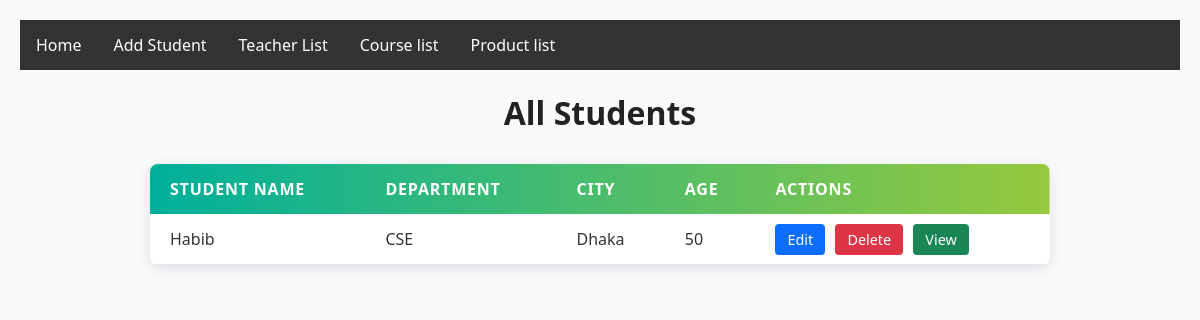
Before: /student/student_list/ with the older database file.
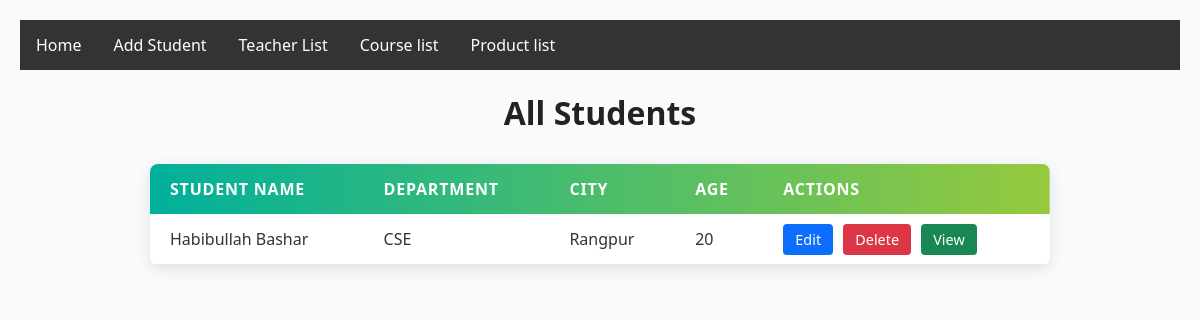
After: the same page with the newer database file.
### myApp/models.py (models this page shows)
class StudentModel(models.Model):
    Student_Name=models.CharField(max_length=100)
    Department_Name=models.CharField(max_length=100)
    City_Name=models.CharField(max_length=100)
    Student_Age=models.IntegerField()

### myProject/views.py (the view)
# urls.py: path('student/student_list/', studentList,name="studentList"),
def studentList(req):
    context={
        'data':StudentModel.objects.all()
    }
    return render(req,"studentList.html",context)

### Template/studentList.html (shortened to what this page needs)
{% extends "master.html" %}
{% block body %}
<!DOCTYPE html>
<html>
<head>
</head>
<body>
<h1>All Students</h1>
<table id="customers">
  <thead>
    <tr>
      <th>Student Name</th>
      <th>Department</th>
      <th>City</th>
      <th>Age</th>
      <th>Actions</th>
    </tr>
  </thead>
  <tbody>
  {% for i in data %}
    <tr>
      <td>{{i.Student_Name}}</td>
      <td>{{i.Department_Name}}</td>
      <td>{{i.City_Name}}</td>
      <td>{{i.Student_Age}}</td>
      <td>
        <a href=" {% url 'editStudent' i.id %} " class="edit">Edit</a>
        <a href=" {% url 'deleteStudent' i.id %} " class="delete">Delete</a>
        <a href="#" class="view">View</a>
      </td>
    </tr>
  {% endfor %}
  </tbody>
</table>
</body>
</html>
{% endblock body %}

### Template/master.html (shortened to what this page needs)
<!DOCTYPE html>
<html>
<head>
</head>
<body>
  {% include 'navbar.html' %}
  {% block body %}
  {% endblock body %}
</body>
</html>

### Template/navbar.html
<ul>
  <li><a class="active" href=" {% url 'homePage' %} ">Home</a></li>
  <li><a href=" {% url 'addStudent' %} ">Add Student</a></li>
  <li><a href=" {% url 'teacherList' %} ">Teacher List</a></li>
  <li><a href="{% url 'courselist' %}">Course list</a></li>
  <li><a href="{% url 'Product' %}">Product list</a></li>
</ul>

### Template/master.html (style rules this page uses)
ul { list-style-type: none; margin: 0; padding: 0; overflow: hidden; background-color: #333; }
li { float: left; }
li a { display: block; color: white; text-align: center; padding: 14px 16px; text-decoration: none; }

### Template/studentList.html (style rules this page uses)
body { font-family: 'Segoe UI', Tahoma, Geneva, Verdana, sans-serif; background-color: #f9fafb; margin: 0; padding: 20px; color: #333; }
h1 { text-align: center; color: #222; margin-bottom: 30px; font-weight: 700; }
#customers { border-collapse: collapse; width: 100%; max-width: 900px; margin: 0 auto; box-shadow: 0 4px 15px rgba(0,0,0,0.1); background-color: #fff; border-radius: 8px; overflow: hidden; }
#customers th, #customers td { text-align: left; padding: 14px 20px; }
#customers thead { background: linear-gradient(90deg, #00b09b, #96c93d); color: white; font-weight: 600; text-transform: uppercase; letter-spacing: 0.05em; }
#customers tbody tr { border-bottom: 1px solid #e1e4e8; transition: background-color 0.3s ease; }
#customers td a { text-decoration: none; padding: 6px 12px; margin-right: 6px; border-radius: 4px; font-size: 0.9rem; transition: background-color 0.3s ease; }
#customers td a.edit { background-color: #0d6efd; color: white; }
#customers td a.delete { background-color: #dc3545; color: white; }
#customers td a.view { background-color: #198754; color: white; }

Changed rows visible on the page:
removed StudentModel: Student_Name "Habib", Department_Name "CSE", City_Name "Dhaka", Student_Age "50"
added StudentModel: Student_Name "Habibullah Bashar", Department_Name "CSE", City_Name "Rangpur", Student_Age "20"
